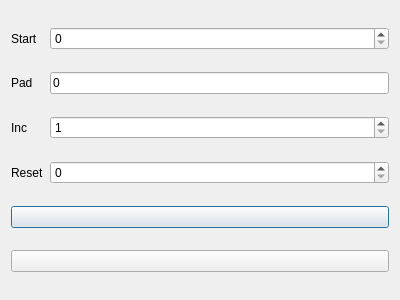
<?xml version="1.0" encoding="UTF-8"?>
<ui version="4.0">
 <class>numberStep</class>
 <widget class="QDialog" name="numberStep">
  <property name="geometry">
   <rect>
    <x>0</x>
    <y>0</y>
    <width>400</width>
    <height>300</height>
   </rect>
  </property>
  <property name="windowTitle">
   <string>Numbering</string>
  </property>
  <property name="windowIcon">
   <iconset resource="../pics.qrc">
    <normaloff>:/pics/num_step.png</normaloff>:/pics/num_step.png</iconset>
  </property>
  <property name="statusTip">
   <string>Numbering</string>
  </property>
  <property name="whatsThis">
   <string>Numbering</string>
  </property>
  <layout class="QGridLayout" name="gridLayout">
   <item row="0" column="0">
    <widget class="QLabel" name="label">
     <property name="sizePolicy">
      <sizepolicy hsizetype="Maximum" vsizetype="Preferred">
       <horstretch>0</horstretch>
       <verstretch>0</verstretch>
      </sizepolicy>
     </property>
     <property name="text">
      <string>Start</string>
     </property>
    </widget>
   </item>
   <item row="0" column="1">
    <widget class="QSpinBox" name="numStartSpinBox">
     <property name="maximum">
      <number>999999</number>
     </property>
    </widget>
   </item>
   <item row="1" column="0">
    <widget class="QLabel" name="label_2">
     <property name="text">
      <string>Pad</string>
     </property>
    </widget>
   </item>
   <item row="3" column="1">
    <widget class="QSpinBox" name="numResetSpinBox">
     <property name="maximum">
      <number>99999</number>
     </property>
    </widget>
   </item>
   <item row="3" column="0">
    <widget class="QLabel" name="label_4">
     <property name="text">
      <string>Reset</string>
     </property>
    </widget>
   </item>
   <item row="2" column="1">
    <widget class="QSpinBox" name="numIncSpinBox">
     <property name="minimum">
      <number>1</number>
     </property>
     <property name="maximum">
      <number>99999</number>
     </property>
    </widget>
   </item>
   <item row="2" column="0">
    <widget class="QLabel" name="label_3">
     <property name="text">
      <string>Inc</string>
     </property>
    </widget>
   </item>
   <item row="1" column="1">
    <widget class="QLineEdit" name="numPadLineEdit">
     <property name="text">
      <string>0</string>
     </property>
    </widget>
   </item>
   <item row="4" column="0" colspan="2">
    <widget class="QPushButton" name="okPushButton">
     <property name="sizePolicy">
      <sizepolicy hsizetype="Minimum" vsizetype="Fixed">
       <horstretch>6</horstretch>
       <verstretch>0</verstretch>
      </sizepolicy>
     </property>
     <property name="statusTip">
      <string>Ok</string>
     </property>
     <property name="whatsThis">
      <string>Ok</string>
     </property>
     <property name="text">
      <string/>
     </property>
     <property name="icon">
      <iconset resource="../pics.qrc">
       <normaloff>:/pics/accept.png</normaloff>:/pics/accept.png</iconset>
     </property>
     <property name="shortcut">
      <string>Return</string>
     </property>
    </widget>
   </item>
   <item row="5" column="0" colspan="2">
    <widget class="QPushButton" name="cancelPushButton">
     <property name="statusTip">
      <string>Cancel</string>
     </property>
     <property name="whatsThis">
      <string>Cancel</string>
     </property>
     <property name="text">
      <string/>
     </property>
     <property name="icon">
      <iconset resource="../pics.qrc">
       <normaloff>:/pics/cancel.png</normaloff>:/pics/cancel.png</iconset>
     </property>
     <property name="shortcut">
      <string>Esc</string>
     </property>
    </widget>
   </item>
  </layout>
 </widget>
 <resources>
  <include location="../pics.qrc"/>
 </resources>
 <connections/>
</ui>
